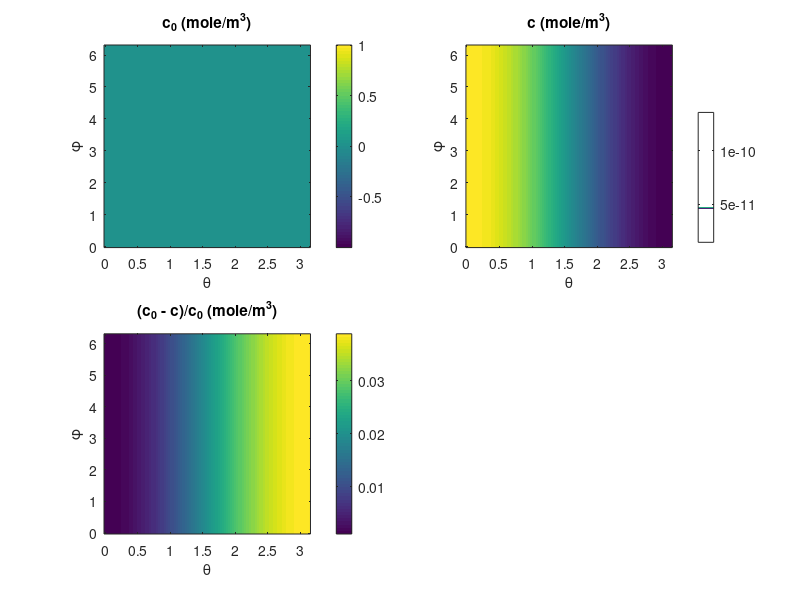

Write MATLAB code to recreate this figure. (Note: this script raises an error after producing the figure.)
clear all

% parameters
a = 10; % um
beta_ = .05;
alpha_ = .75;
gamma = beta_/(1+alpha_);
epsilon = .07;
kappa = 1e-2;

% variables
N = 100;
theta_vec = linspace(0,pi,N);
phi_vec = linspace(0,2*pi,N);
theta = theta_vec'*ones(1,N);
%phi = ones(N,1)*phi_vec;

% parameters/functions for flow
w = 1 + 1/kappa - exp(1/kappa)*expint(1/kappa)/kappa^2;

% with flow, at surface, c(theta,phi) at r = a
c0 = gamma/a^3; % 1/um^3
c0_surf = c0*(1e6)^3/6e23*ones(N,N); % surface of cell, moles/m^3

% with flow, at surface, c(theta,phi) at r = a
chi1 = gamma/2*(alpha_/(1+alpha_) - 1 ...
    + cos(theta)*((1-alpha_)*w/(alpha_+2) + w)/4);
c1 = chi1/a^3;
c = c0 + epsilon*c1; % 1/um^3
c_surf = c*(1e6)^3/6e23; % surface of cell, moles/m^3

figure(1); clf
subplot(2,2,1)
imagesc(theta_vec,phi_vec,c0_surf')
colorbar
xlabel('\theta')
ylabel('\phi')
title('c_0 (mole/m^3)')
set(gca,'ydir','normal')

subplot(2,2,2)
imagesc(theta_vec,phi_vec,c_surf')
colorbar
xlabel('\theta')
ylabel('\phi')
title('c (mole/m^3)')
set(gca,'ydir','normal')

subplot(2,2,3)
imagesc(theta_vec,phi_vec,(c0_surf - c_surf)'/c0_surf(1))
colorbar
xlabel('\theta')
ylabel('\phi')
title('(c_0 - c)/c_0 (mole/m^3)')
set(gca,'ydir','normal')

% numerically integrate to find anisotropy (one factor of cos is from
% Jacobian; other (in numerator only) is from definition of A)
A_num = sum(sum(c_surf.*sin(theta).*cos(theta)))...
    /sum(sum(c_surf.*sin(theta)))

% anisotropy, theory 
A = epsilon*w/8/(2+alpha_)

% COMSOL
dd = 'C:\Users\log24\Dropbox\autologous3\dat\';
D = load([dd 'brinkman-transport3d.dat']); % 'cleaned.dat' has isosurface 10.00001 mum while 'cleaned10.dat' has isosurface 10 mum 
x = D(:,1);
y = D(:,2);
z = D(:,3);
c = D(:,6);
N = length(c);

r = sqrt(x.^2+y.^2+z.^2);
theta = acos(z./r);
phi = atan2(y,x)+pi;

% tile 9 times
theta_ = [];
phi_ = [];
for i = -1:1:1
    for j = -1:1:1
        theta_ = [theta_; theta + i*pi];
        phi_ = [phi_; phi + j*2*pi];
    end
end

% get voronoi vertices, cells, and cell areas of tiled data
[v_,C_] = voronoin([theta_ phi_]);
figure(3); clf
voronoi(theta_,phi_)
a_ = zeros(length(C_),1);
for i = 1:length(C_)
    v1_ = v_(C_{i},1); 
    v2_ = v_(C_{i},2);
    a_(i) = polyarea(v1_,v2_);
end

% untile cell area (take just central square)
a = a_(4*N+1:5*N);

figure(2); clf
subplot(2,2,1)
scatter3(x,y,z,15,c)
colorbar

subplot(2,2,2)
hist(r)

subplot(2,2,3)
hist(theta)

subplot(2,2,4)
hist(phi)

figure(1)
subplot(2,2,4)
scatter(theta,phi,15,c)
colorbar
ylim([0 2*pi])
xlim([0 pi])
xlabel('\theta')
ylabel('\phi')
title('c (mole/m^3)')
set(gca,'ydir','normal')
box on

% numerically integrate to find anisotropy
badA_com = sum(c.*sin(theta).*cos(theta))...
    /sum(c.*sin(theta))

goodA_com = sum(a.*c.*sin(theta).*cos(theta))...
    /sum(a.*c.*sin(theta))

%New Method
A1=scatteredInterpolant(phi,theta,c); %Interpolate the data
s=0;
%Do the integral with all points in between the given ones are now
%interpolated
for i=0:0.1:pi
    for j=0:0.1:2*pi
        s=s+ cos(i)*sin(i)*A1(j,i);
    end
end
 
k=0;
for i=0:0.1:pi
    for j=0:0.1:2*pi
        k=k+sin(i)*A1(j,i);
    end
end
 
newA_com=s/k
